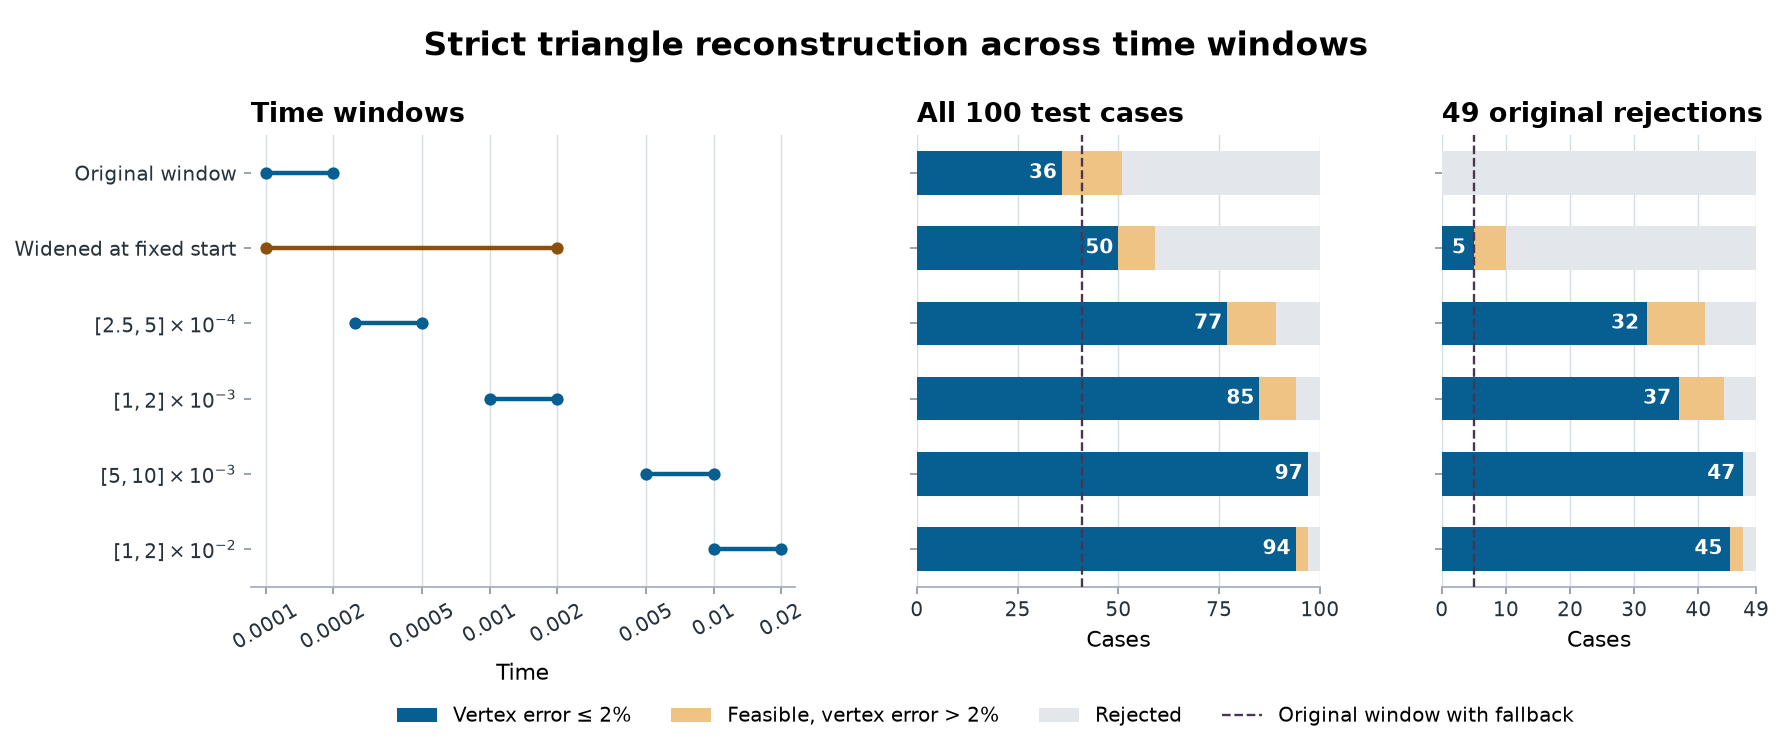

Write Python code to recreate this figure.
"""Reproduce the heat-trace window and finite-spectrum diagnostics on saved modes."""

import argparse
from collections import Counter
import hashlib
import importlib.util
import json
from pathlib import Path
import platform

import numpy as np
import scipy
from scipy.special import erf


TIME_POINTS = 100
PASS_LIMIT = 0.02
BASELINE_MODES = 60_000
BASELINE_WINDOW = (1e-4, 2e-4)
EXAMPLE_INDEX = 900
WINDOWS = (
    ("baseline", *BASELINE_WINDOW),
    ("widen_fixed_left", 1e-4, 2e-3),
    ("shift_2p5e_4", 2.5e-4, 5e-4),
    ("shift_1e_3", 1e-3, 2e-3),
    ("shift_5e_3", 5e-3, 1e-2),
    ("shift_1e_2", 1e-2, 2e-2),
)
ADDITIONAL_WINDOWS = (
    ("widen_fixed_left_3e_4", 1e-4, 3e-4),
    ("widen_fixed_left_5e_4", 1e-4, 5e-4),
    ("widen_fixed_left_1e_3", 1e-4, 1e-3),
    ("shift_1p5e_4", 1.5e-4, 3e-4),
    ("shift_2e_4", 2e-4, 4e-4),
    ("shift_3e_4", 3e-4, 6e-4),
    ("shift_4e_4", 4e-4, 8e-4),
    ("shift_5e_4", 5e-4, 1e-3),
    ("shift_7p5e_4", 7.5e-4, 1.5e-3),
    ("shift_2e_3", 2e-3, 4e-3),
)


def fingerprint(path):
    digest = hashlib.sha256()
    with path.open("rb") as source:
        for chunk in iter(lambda: source.read(1 << 20), b""):
            digest.update(chunk)
    return {"filename": path.name, "sha256": digest.hexdigest()}


def import_reconstructor(path):
    spec = importlib.util.spec_from_file_location("drums_heat_reconstruct", path)
    if spec is None or spec.loader is None:
        raise ImportError(f"Could not load reconstruction module from {path}")
    module = importlib.util.module_from_spec(spec)
    spec.loader.exec_module(module)
    return module


def fit_weyl(reconstructor, spectrum, times, raw):
    """Fit the truncated continuum model using the first two Weyl density terms."""
    design, t_min = reconstructor._design(times)
    edge = times * spectrum[-1]
    design[:, 0] *= -np.expm1(-edge)
    design[:, 1] *= erf(np.sqrt(edge))
    column_norms = np.linalg.norm(design, axis=0)
    scaled_fit, _, rank, singular_values = np.linalg.lstsq(
        design / column_norms, raw["trace"], rcond=None
    )
    if rank < 3:
        raise ValueError("The Weyl-tail design is numerically rank deficient")
    fitted = scaled_fit / column_norms
    return {
        "area": float(fitted[0] * 4 * np.pi * t_min),
        "perimeter": float(fitted[1] * -8 * np.sqrt(np.pi * t_min)),
        "gamma": float(fitted[2]),
        "condition_number": float(singular_values[0] / singular_values[-1]),
        "relative_residual": float(
            np.linalg.norm(design @ fitted - raw["trace"]) / np.linalg.norm(raw["trace"])
        ),
    }


def shape_metrics(reconstructor, solution, truth):
    metrics = {"status": solution["status"]}
    if solution["status"] == "ok":
        error = float(reconstructor.vertex_error(truth, solution["vertices"]))
        metrics.update(
            relative_vertex_error=error,
            passes_2pct=error <= PASS_LIMIT,
            angles_deg=np.rad2deg(solution["angles"]).tolist(),
            method=solution["method"],
        )
    else:
        metrics.update(relative_vertex_error=None, passes_2pct=False)
    return metrics


def counts(rows, method="strict"):
    outcomes = [row[method] for row in rows]
    return {
        "n": len(rows),
        "feasible": sum(result["status"] == "ok" for result in outcomes),
        "passes_2pct": sum(result["passes_2pct"] for result in outcomes),
        "status_counts": dict(sorted(Counter(result["status"] for result in outcomes).items())),
    }


def solve_case(reconstructor, index, spectrum, vertices, times, tail_model, fallback):
    raw = reconstructor.fit_trace(spectrum, times)
    fit = fit_weyl(reconstructor, spectrum, times, raw) if tail_model else raw
    estimates = [fit[k] for k in ("area", "perimeter", "gamma")]
    solution = reconstructor.reconstruct(*estimates)
    row = {
        "index": int(index),
        "t_min_lambda_last": float(times[0] * spectrum[-1]),
        "fit_area_perimeter_gamma": estimates,
        "condition_number": fit["condition_number"],
        "relative_trace_residual": fit["relative_residual"],
        "strict": shape_metrics(reconstructor, solution, vertices),
    }
    if fallback and not tail_model:
        repaired = reconstructor.constrained_reconstruct(spectrum, times, fit=raw)
        row["with_fallback"] = shape_metrics(reconstructor, repaired, vertices)
    if index == EXAMPLE_INDEX:
        area, perimeter, gamma = reconstructor.geometry(vertices)
        short_time_terms = (
            area / (4 * np.pi * times) - perimeter / (8 * np.sqrt(np.pi * times)) + gamma
        )
        b = 4 * np.pi * times[0] / area
        row["reference_geometry"] = [float(area), float(perimeter), float(gamma)]
        row["trace"] = raw["trace"].tolist()
        row["three_term_trace_at_reference_geometry"] = short_time_terms.tolist()
        row["reference_minus_truncated_trace_at_t_min"] = float(short_time_terms[0] - raw["trace"][0])
        row["continuous_polya_tail_upper_bound_at_t_min"] = float(
            np.exp(-b * (len(spectrum) + 1)) / (-np.expm1(-b))
        )
    return row


def run_trial(reconstructor, name, interval, modes, indices, spectra, vertices,
              baseline_failures, *, tail_model=False, fallback=False):
    times = np.geomspace(*interval, TIME_POINTS)
    rows = [
        solve_case(
            reconstructor, index, spectrum[:modes], triangle, times, tail_model,
            fallback or index == EXAMPLE_INDEX,
        )
        for index, spectrum, triangle in zip(indices, spectra, vertices)
    ]
    original_failures = [row for row in rows if row["index"] in baseline_failures]
    feasible_errors = [row["strict"]["relative_vertex_error"] for row in rows
                       if row["strict"]["status"] == "ok"]
    result = {
        "name": name,
        "interval": list(interval),
        "modes": modes,
        "trace_model": "two_term_weyl_at_lambda_K" if tail_model else "three_term_heat_trace",
        "count": counts(rows),
        "baseline_incompatible_count": counts(original_failures),
        "baseline_incompatible_feasible_indices": [
            row["index"] for row in original_failures if row["strict"]["status"] == "ok"
        ],
        "baseline_incompatible_pass_indices": [
            row["index"] for row in original_failures if row["strict"]["passes_2pct"]
        ],
        "strict_median_relative_error_among_feasible": (
            float(np.median(feasible_errors)) if feasible_errors else None
        ),
        "cases": rows,
    }
    if fallback:
        result["with_fallback_count"] = counts(rows, "with_fallback")
    return result


def compare_nested_modes(reconstructor, baseline, reduced):
    """Verify the coefficient shift caused by removing known modes 50,001–60,000."""
    high, low = [
        next(row for row in trial["cases"] if row["index"] == EXAMPLE_INDEX)
        for trial in (baseline, reduced)
    ]
    times = np.geomspace(*BASELINE_WINDOW, TIME_POINTS)
    design, t_min = reconstructor._design(times)
    missing = np.asarray(high["trace"]) - np.asarray(low["trace"])
    projected = np.linalg.lstsq(design, -missing, rcond=None)[0]
    projected *= [4 * np.pi * t_min, -8 * np.sqrt(np.pi * t_min), 1]
    actual = np.asarray(low["fit_area_perimeter_gamma"]) - high["fit_area_perimeter_gamma"]
    return {
        "dataset_index": EXAMPLE_INDEX,
        "modes_removed": [50_001, 60_000],
        "trace_lost_at_t_min": float(missing[0]),
        "trace_lost_at_t_max": float(missing[-1]),
        "fit_50000_minus_fit_60000_area_perimeter_gamma": actual.tolist(),
        "projection_of_negative_lost_trace_area_perimeter_gamma": projected.tolist(),
        "projection_max_abs_discrepancy": float(np.max(np.abs(actual - projected))),
    }


def render_figure(path, trials):
    from matplotlib.backends.backend_agg import FigureCanvasAgg
    from matplotlib.figure import Figure
    from matplotlib.lines import Line2D
    from matplotlib.patches import Patch
    from matplotlib.ticker import FixedLocator, FuncFormatter, NullLocator

    labels = ["Original window", "Widened at fixed start", r"$[2.5,5]\times10^{-4}$",
              r"$[1,2]\times10^{-3}$", r"$[5,10]\times10^{-3}$", r"$[1,2]\times10^{-2}$"]
    blue, pale, grey = "#075f91", "#eec384", "#e3e7eb"
    figure = Figure(figsize=(11.2, 4.7), dpi=160)
    FigureCanvasAgg(figure)
    axes = figure.subplots(1, 3, sharey=True, gridspec_kw={"width_ratios": [1.35, 1, .78]})
    axis_window, axis_all, axis_fail = axes
    y = np.arange(len(trials))
    for pos, trial in zip(y, trials):
        left, right = trial["interval"]
        axis_window.plot([left, right], [pos, pos], marker="o", linewidth=2., markersize=4.5,
                         color=blue if pos != 1 else "#8b500c")
    axis_window.set_xscale("log")
    ticks = [1e-4, 2e-4, 5e-4, 1e-3, 2e-3, 5e-3, 1e-2, 2e-2]
    axis_window.xaxis.set_major_locator(FixedLocator(ticks))
    axis_window.xaxis.set_minor_locator(NullLocator())
    axis_window.xaxis.set_major_formatter(FuncFormatter(lambda value, _: f"{value:g}"))
    axis_window.tick_params(axis="x", labelrotation=30)
    axis_window.set_xlim(8.6e-5, 2.3e-2)
    axis_window.set_xlabel("Time")
    axis_window.set_yticks(y, labels)
    axis_window.set_ylim(len(y)-.5, -.5)
    axis_window.set_title("Time windows", weight="bold", loc="left")
    original = trials[0]
    original_recovery = sum(
        row["with_fallback"]["passes_2pct"]
        for row in original["cases"] if row["strict"]["status"] != "ok"
    )
    for axis, key, limit, ticks, label, fallback_passes in (
        (axis_all, "count", 100, [0, 25, 50, 75, 100], "All 100 test cases",
         original["with_fallback_count"]["passes_2pct"]),
        (axis_fail, "baseline_incompatible_count", 49, [0, 10, 20, 30, 40, 49],
         "49 original rejections", original_recovery),
    ):
        passed = np.array([trial[key]["passes_2pct"] for trial in trials])
        feasible = np.array([trial[key]["feasible"] for trial in trials])
        axis.barh(y, passed, height=.58, color=blue, zorder=2)
        axis.barh(y, feasible-passed, left=passed, height=.58, color=pale, zorder=2)
        axis.barh(y, limit-feasible, left=feasible, height=.58, color=grey, zorder=2)
        axis.axvline(fallback_passes, color="#4b344f", linestyle="--", lw=1.05, zorder=3)
        for yy, n_ok in zip(y, passed):
            if n_ok:
                axis.text(n_ok-1.25, yy, str(n_ok), va="center", ha="right", color="white",
                          fontsize=9, fontweight="bold")
        axis.set(xlim=(0, limit), xticks=ticks, xlabel="Cases")
        axis.set_title(label, weight="bold", loc="left")
        axis.tick_params(axis="y", labelleft=False)
    for axis in axes:
        axis.set_axisbelow(True)
        axis.grid(axis="x", color="#d7dee3", linewidth=.65)
        axis.tick_params(color="#8f9ba4", labelcolor="#27323b", length=3, labelsize=9)
        for border in ["top", "right", "left"]:
            axis.spines[border].set_visible(False)
        axis.spines["bottom"].set_color("#a6b0ba")
    legend = [
        Patch(facecolor=blue, label="Vertex error ≤ 2%"),
        Patch(facecolor=pale, label="Feasible, vertex error > 2%"),
        Patch(facecolor=grey, label="Rejected"),
        Line2D([0], [0], color="#4b344f", linestyle="--", lw=1.05,
               label="Original window with fallback"),
    ]
    figure.suptitle("Strict triangle reconstruction across time windows",
                    y=.96, fontsize=15, fontweight="bold")
    figure.subplots_adjust(left=.14, right=.98, bottom=.22, top=.82, wspace=.29)
    figure.legend(handles=legend, loc="lower center", ncols=4, frameon=False,
                  fontsize=9, bbox_to_anchor=(.55, .01))
    figure.savefig(path, dpi=160, facecolor="white")


def main():
    parser = argparse.ArgumentParser(description=__doc__)
    parser.add_argument("--dataset", type=Path, required=True)
    parser.add_argument("--spectra", type=Path, required=True)
    parser.add_argument("--reconstruct", type=Path, required=True)
    parser.add_argument("--results", type=Path, required=True)
    parser.add_argument("--figure", type=Path)
    parser.add_argument("--weyl", action="store_true", help="Also fit the two-term Weyl-tail model")
    arguments = parser.parse_args()

    reconstructor = import_reconstructor(arguments.reconstruct)
    with np.load(arguments.spectra, allow_pickle=False) as input_modes:
        indices = input_modes["indices"]
        spectra = input_modes["spectra"]
    if not np.array_equal(indices, np.arange(900, 1000)) or spectra.shape != (100, BASELINE_MODES):
        parser.error("Expected indices 900–999 and 60,000 eigenvalues per triangle")
    if np.any(np.diff(spectra, axis=1) < 0):
        parser.error("Expected ascending eigenvalues, preserving numerical multiplicities")
    with np.load(arguments.dataset, allow_pickle=False) as archive:
        vertices = archive["perimeters"][indices]

    baseline = run_trial(
        reconstructor, "baseline", BASELINE_WINDOW, BASELINE_MODES, indices, spectra, vertices,
        set(), fallback=True,
    )
    failures = {row["index"] for row in baseline["cases"] if row["strict"]["status"] != "ok"}
    baseline["baseline_incompatible_count"] = counts(
        [row for row in baseline["cases"] if row["index"] in failures]
    )
    windows = [
        run_trial(reconstructor, name, (left, right), BASELINE_MODES, indices, spectra, vertices,
                  failures)
        for name, left, right in WINDOWS[1:]
    ]
    additional_windows = [
        run_trial(reconstructor, name, (left, right), BASELINE_MODES, indices, spectra, vertices,
                  failures)
        for name, left, right in ADDITIONAL_WINDOWS
    ]
    reduced = run_trial(reconstructor, "baseline_50000", BASELINE_WINDOW, 50_000, indices,
                        spectra, vertices, failures)
    position = np.flatnonzero(indices == EXAMPLE_INDEX)[0]
    extra_example = solve_case(
        reconstructor, EXAMPLE_INDEX, spectra[position], vertices[position],
        np.geomspace(2e-4, 4e-4, TIME_POINTS), False, True,
    )
    extra_example["interval"] = [2e-4, 4e-4]
    results = {
        "inputs": {
            name: fingerprint(path)
            for name, path in (("dataset", arguments.dataset), ("spectra", arguments.spectra),
                               ("reconstruct", arguments.reconstruct))
        },
        "dependencies": {
            "python": platform.python_version(), "numpy": np.__version__, "scipy": scipy.__version__
        },
        "protocol": {
            "indices": indices.tolist(),
            "time_points_logarithmic": TIME_POINTS,
            "relative_vertex_error_cutoff": PASS_LIMIT,
            "baseline_incompatible_indices": sorted(failures),
            "tail_inference": "Standard and Weyl fits use the spectrum. Reference geometry enters the audit.",
        },
        "window_trials": [baseline, *windows],
        "additional_window_trials": additional_windows,
        "baseline_50000": reduced,
        "row_900_extra_window": extra_example,
        "row_900_nested_mode_comparison": compare_nested_modes(reconstructor, baseline, reduced),
    }
    if arguments.weyl:
        results["baseline_two_term_weyl"] = run_trial(
            reconstructor, "baseline_two_term_weyl", BASELINE_WINDOW, BASELINE_MODES,
            indices, spectra, vertices, failures, tail_model=True,
        )
    arguments.results.parent.mkdir(parents=True, exist_ok=True)
    arguments.results.write_text(json.dumps(results, indent=2, allow_nan=False) + "\n",
                                 encoding="utf-8")
    if arguments.figure:
        arguments.figure.parent.mkdir(parents=True, exist_ok=True)
        render_figure(arguments.figure, results["window_trials"])
    for trial in results["window_trials"] + additional_windows + [reduced] + (
        [results["baseline_two_term_weyl"]] if arguments.weyl else []
    ):
        all_rows = trial["count"]
        rejected = trial["baseline_incompatible_count"]
        print(f"{trial['name']}: {all_rows['feasible']} feasible, "
              f"{all_rows['passes_2pct']} at 2% overall; "
              f"{rejected['feasible']}/{rejected['passes_2pct']} among original rejections")


if __name__ == "__main__":
    main()
